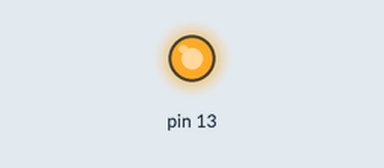
This sketch was run on a simulated Arduino Uno, built with avr-gcc and run on an emulated ATmega328P. Parts: output pins drawn as LEDs (lit = HIGH).

Above: at 2.5 s.
At 6.0 s:
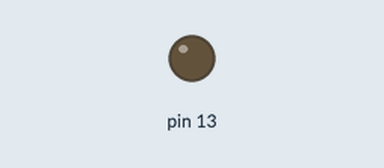
Timing chart, 0 to 9.1 s (numbered marks = the images above):
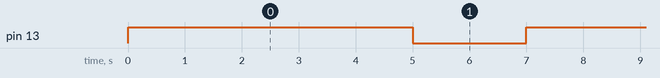

Measured:
- by itself, pin 13: alternates HIGH for 5.0 s and LOW for 2.0 s

The sketch:

blink3.ino
```cpp
void setup() {
  // put your setup code here, to run once:
pinMode(13,OUTPUT);
}

void loop() {
  // put your main code here, to run repeatedly:
digitalWrite(13,HIGH);
digitalWrite(12,LOW);
digitalWrite(11,LOW);
delay(5000);
digitalWrite(13,LOW);
digitalWrite(12,HIGH);
digitalWrite(11,HIGH);
delay(1000);
digitalWrite(13,LOW);
digitalWrite(12,LOW);
digitalWrite(11,HIGH);
delay(1000);

}
```
